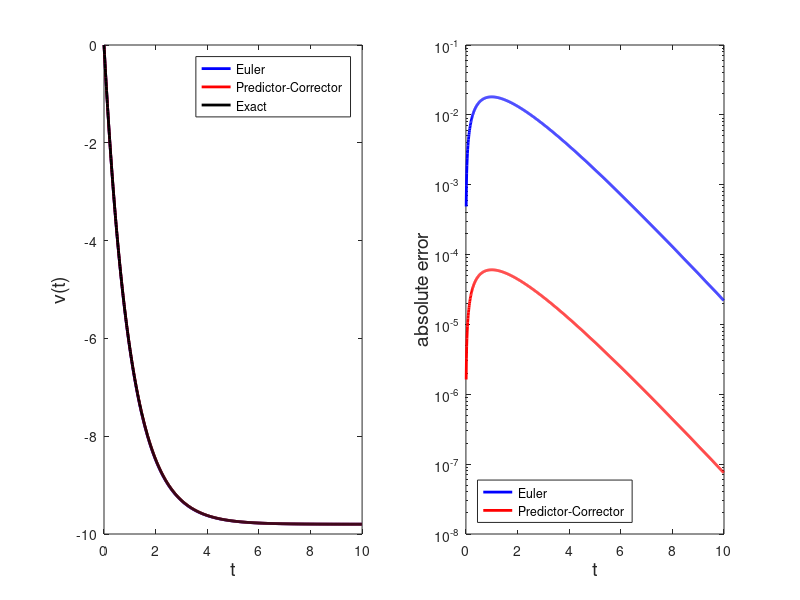

Source code (MATLAB):
%**************************************************************************
%*     Example 5.1                                                        *
%*     filename: ch05pr01.m                                               *
%*     program listing number: 5.1                                        *
%*                                                                        *
%*     This program solves Newton equation for a falling object           *
%*     using Euler and predictor-corrector methods.                       *
%*        m = mass of the object                                          *
%*        g = acceleration due to gravity                                 *
%*        gamma = frictional coefficient                                  *
%*                                                                        *
%*     Programed by Ryoichi Kawai for Computational Physics Course        *
%*     Revised on 01/07/2014.                                             *
%**************************************************************************
clear all;

% system parameters
gamma=1.0;
g=9.8;
m=1.0;

% intial condition
v_ex(1)=0.0;
v_eu(1)=0.0;
v_pc(1)=0.0;
t(1)=0.0;

% integration parameters
tmax=10; % maximum time
N=1000;  % maximum steps
h=tmax/N;% time step

for i=1:N-1
    t(i+1)=t(i)+h;  % time increment
    
    % Euler method
    F_eu=-gamma*v_eu(i)/m-g; 
    v_eu(i+1)=v_eu(i)+F_eu*h;
    
    % Predictor-Corrector method
    F_pc=-gamma*v_pc(i)/m-g;
    v_pc(i+1)=v_pc(i)+F_pc*h;  % predictor
    F_pc =-gamma/m*(v_pc(i)+v_pc(i+1))/2-g;
    v_pc(i+1)=v_pc(i)+F_pc*h;  % corrector
    
    % Exact solution
    v_ex(i+1)=m*g/gamma*(exp(-gamma*t(i+1))-1);
end

subplot(1,2,1);
q=plot(t,v_eu,t,v_pc,t,v_ex);
xlabel('t','fontsize',14);
ylabel('v(t)','fontsize',14);
set(q(1),'Color','blue','Linewidth',2);
set(q(2),'Color','red','Linewidth',2);
set(q(3),'Color','black','Linewidth',2)
legend(q,{'Euler','Predictor-Corrector','Exact'});
legend(q,'Location','NorthEast');

subplot(1,2,2);
% Plot the absolute errors
p=semilogy(t,abs(v_eu-v_ex),t,abs(v_pc-v_ex));

% Plotting options
xlabel('t','fontsize',14);
ylabel('absolute error','fontsize',14);
set(p(1),'Color','blue','Linewidth',2);
set(p(2),'Color','red','Linewidth',2);
legend(p,{'Euler','Predictor-Corrector'});
legend(p,'Location','SouthWest');
